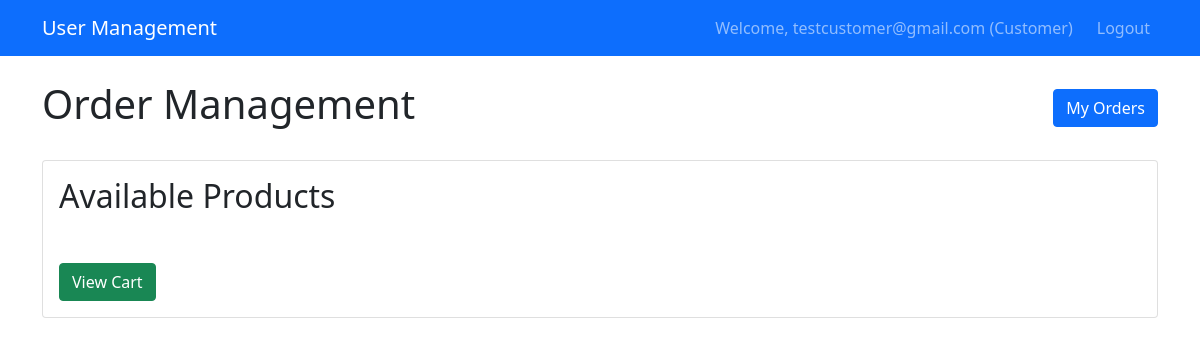
Before: /dashboards/customer/ (signed in) with the older database file.
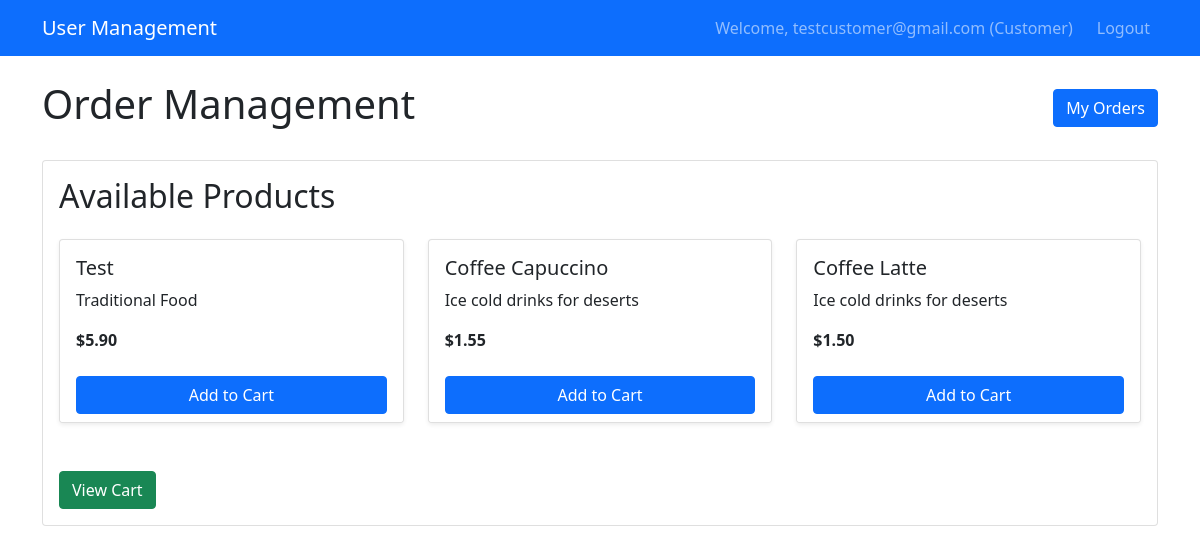
After: the same page with the newer database file.
### products/models.py (models this page shows, shortened)
class Product(models.Model):
    name = models.CharField(max_length=255, unique=True)
    category = models.ForeignKey(Category, on_delete=models.SET_NULL, null=True, related_name="products")
    sku = models.CharField(max_length=50, unique=True, editable=False)
    description = models.TextField(blank=True)
    price = models.DecimalField(max_digits=10, decimal_places=2)
    created_by = models.ForeignKey(CustomUser, on_delete=models.SET_NULL, null=True, blank=True)
    created_at = models.DateTimeField(auto_now_add=True)
    updated_at = models.DateTimeField(auto_now=True)
    is_active = models.BooleanField(default=True)
    class Meta:
        db_table = 'products'
        indexes = [
            models.Index(fields=["name"]),
            models.Index(fields=["sku"]),
        ]

### dashboards/views.py (the view)
# urls.py: path('customer/', views.customer_dashboard, name='customer_dashboard'),
@login_required
def customer_dashboard(request):
    if request.user.user_role != 3:
        messages.error(request, 'Access denied.')
        return HttpResponseForbidden('Access denied.')
    products = Product.objects.filter(is_active=True)
    context = {
        'user': request.user,
        'products': products,
    }
    return render(request, 'dashboards/customer_dashboard.html', context)

### templates/dashboards/customer_dashboard.html (shortened to what this page needs)
{% extends 'partials/base.html' %}
{% block content %}
<div class="d-flex justify-content-between align-items-center mb-4">
    <h1>Order Management</h1>
    <a href="{% url 'my_orders' %}" class="btn btn-primary">My Orders</a>
</div>
<div class="card">
    <div class="card-body">
        <h2 class="mb-4">Available Products</h2>
        <div class="row">
            {% for product in products %}
            <div class="col-md-4 mb-4">
                <div class="card shadow-sm h-100">
                    <div class="card-body">
                        <h5 class="card-title">{{ product.name }}</h5>
                        <p class="card-text">{{ product.description|truncatewords:15 }}</p>
                        <p class="card-text"><strong>${{ product.price }}</strong></p>
                    </div>
                    <div class="card-footer bg-white border-top-0">
                        <a href="{% url 'cart_add' product.id %}" class="btn btn-primary w-100">
                            Add to Cart
                        </a>
                    </div>
                </div>
            </div>
            {% endfor %}
        </div>
        <div class="mt-4">
            <a href="{% url 'cart_detail' %}" class="btn btn-success">View Cart</a>
        </div>
    </div>
</div>
{% endblock %}

Changed rows visible on the page:
added Product: name "Test", description "Traditional Food", price "5.90"
added Product: name "Coffee Capuccino", description "Ice cold drinks for deserts", price "1.55"
added Product: name "Coffee Latte", description "Ice cold drinks for deserts", price "1.50"
